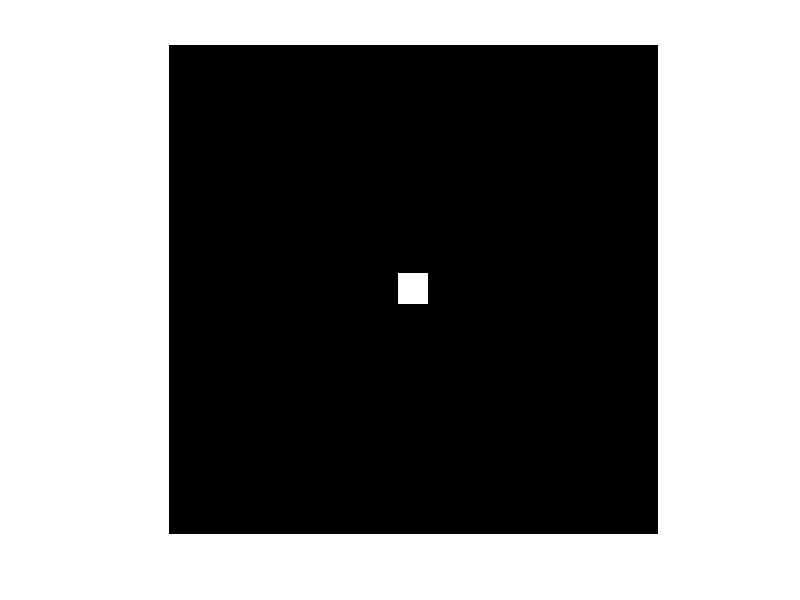
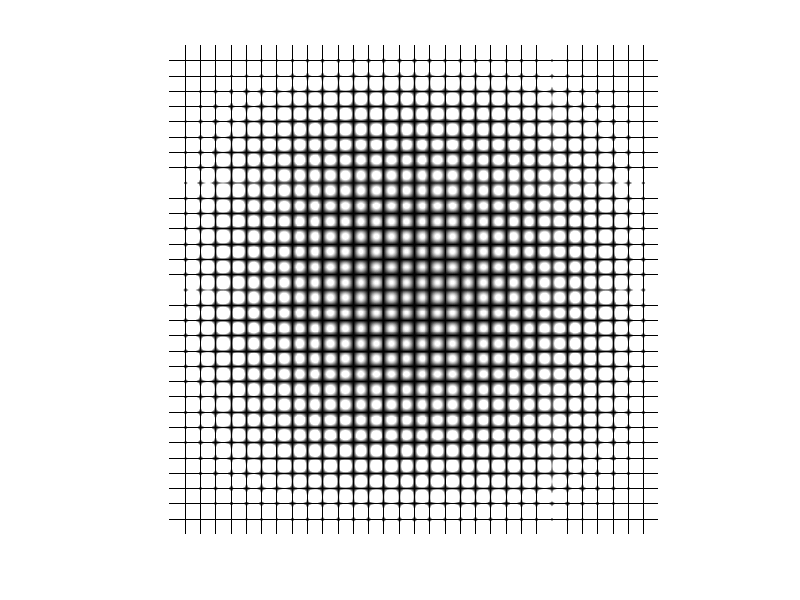
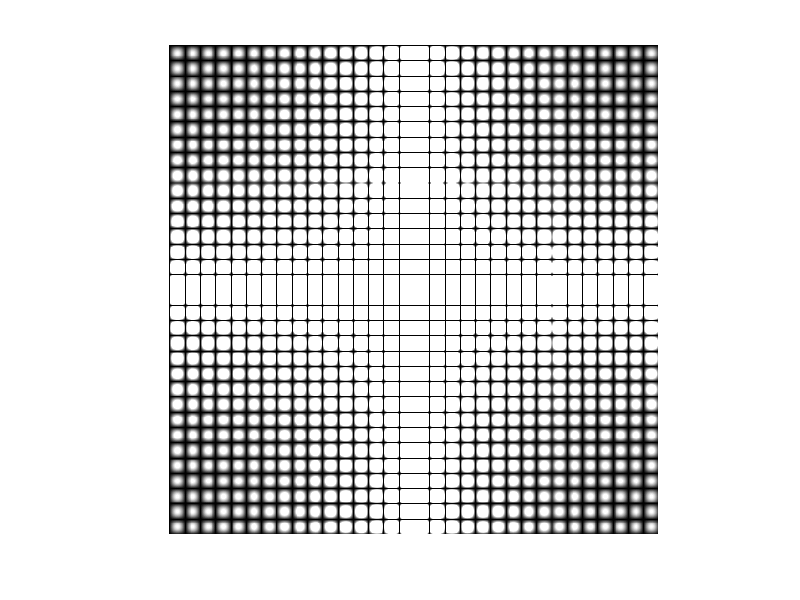

Here is the MATLAB script that generated these plots, in order:
%Qestion 4 - DFT
clear all;
clc;

im1=zeros(512);
% Insert 32 x 32 white box in centre 
im1(240:271,240:271)=255;
figure(1)
imshow(uint8(im1));

im_ff=abs(fft2(im1));
figure(2)
imshow(uint8(im_ff));
figure(3)
im_fft_shift=fftshift(im_ff);
imshow(uint8(im_fft_shift));

%Similar code for other images